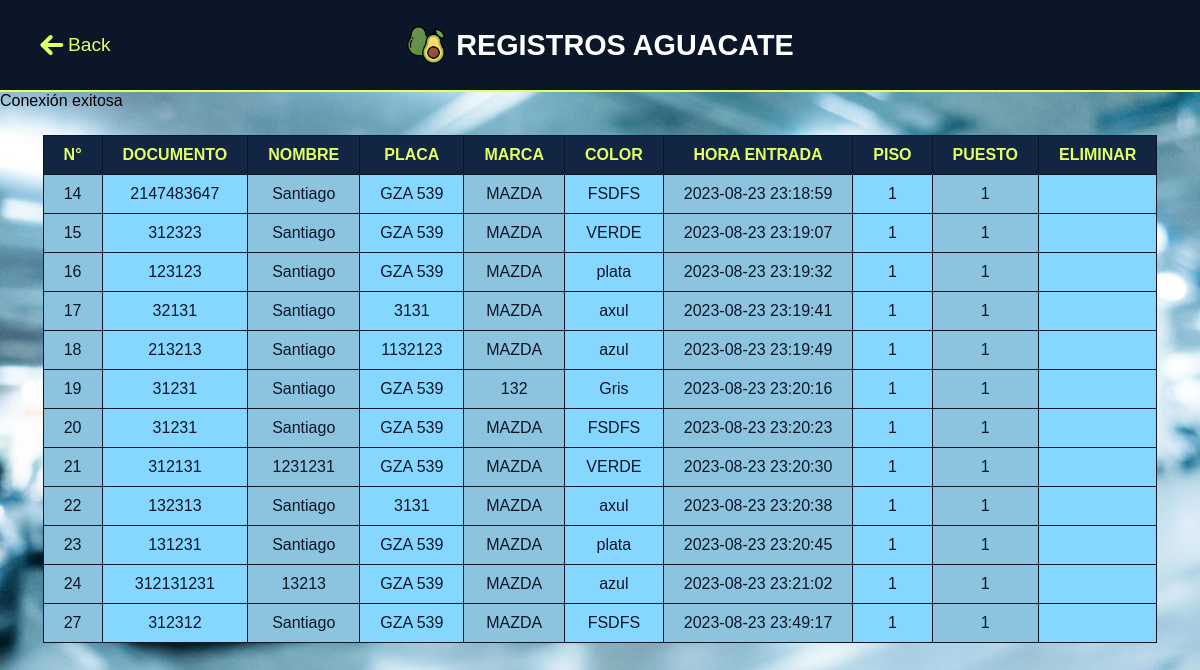
/aguacate/consulta_usu.php, run on the app's committed database.
### tables this page shows
CREATE TABLE `clientes` (
  `id_clientes` int(11) NOT NULL,
  `cedula` int(11) NOT NULL,
  `nombre` varchar(50) DEFAULT NULL
);

CREATE TABLE `autos` (
  `id_autos` int(11) NOT NULL,
  `placa` varchar(20) DEFAULT NULL,
  `marca` varchar(20) DEFAULT NULL,
  `color` varchar(20) DEFAULT NULL,
  `idCliente` int(11) NOT NULL
);

CREATE TABLE `parqueo` (
  `idParqueadero` int(11) NOT NULL,
  `id_Piso` int(11) NOT NULL,
  `idAuto` int(11) NOT NULL,
  `fechaIngreso` datetime NOT NULL,
  `fechaSalida` datetime NOT NULL
);

CREATE TABLE `pisos` (
  `idPiso` int(11) NOT NULL,
  `piso` int(11) NOT NULL
);

CREATE TABLE `puestos` (
  `id` int(11) NOT NULL,
  `puestos` int(11) DEFAULT NULL,
  `piso` int(11) NOT NULL,
  `estado` int(11) DEFAULT NULL
);

### aguacate/consulta_usu.php (the view, shortened to what this page needs)
<?php
require_once("conexion.php");
?>
<!DOCTYPE html>
<html lang="en">
<head>
    <link rel="stylesheet" href="css/style3.css">
</head>
<body>
    <header>
        <nav>
            <div class="aguacate">
                <div class="back">
                    <a class="atras" href="inicioAguacate.html"> Back</a>
                </div>
                <img class="icont" src="imagenes/2503796.png" alt="">
                <h1 class="titulo">REGISTROS AGUACATE</h1>
            </div>
        </nav>
    </header>
    <?php
    try {
        $conexionObj = new ConePDO();
        $conexion = $conexionObj->getConexion();
        $sql = "SELECT c.id_clientes, c.cedula, c.nombre, a.placa, a.marca, a.color, p.fechaIngreso, f.puestos, z.piso FROM clientes c
        INNER JOIN autos a ON c.id_clientes = a.idCliente
        INNER JOIN parqueo p ON a.id_autos = p.idAuto
        inner join puestos f  on p.id_piso = f.id
        inner join pisos z  on  f.piso = z.idPiso";
        $resultado = $conexion->prepare($sql);
        $resultado->execute();
    } catch (PDOException $e) {
        die('ALERTA DATOS NO ENCONTRADOS' . $e->getMessage());
    }
    ?>
    <div class="table-1">
        <table class="n1">
            <thead>
                <tr>
                    <th class="t1">N°</th>
                    <th class="t1">DOCUMENTO</th>
                    <th class="t1">NOMBRE</th>
                    <th class="t1">PLACA</th>
                    <th class="t1">MARCA</th>
                    <th class="t1">COLOR</th>
                    <th class="t1">HORA ENTRADA</th>
                    <th class="t1">PISO</th>
                    <th class="t1">PUESTO</th>
                    <th class="t1">ELIMINAR</th>
                </tr>
            </thead>
            <tbody>
                <?php
                while ($consulta = $resultado->fetch(PDO::FETCH_ASSOC)) {
                ?>
                    <tr>
                        <td class="t2"><?php echo $consulta['id_clientes'] ?></td>
                        <td class="t3"><?php echo $consulta['cedula'] ?></td>
                        <td class="t2"><?php echo $consulta['nombre'] ?></td>
                        <td class="t3"><?php echo $consulta['placa'] ?></td>
                        <td class="t2"><?php echo $consulta['marca'] ?></td>
                        <td class="t3"><?php echo $consulta['color'] ?></td>
                        <td class="t2"><?php echo $consulta['fechaIngreso'] ?></td>
                        <td class="t3"><?php echo $consulta['piso'] ?></td>
                        <td class="t2"><?php echo $consulta['puestos'] ?></td>
                        <td class="t3"><a href="comfirma.php?codigo=<?php echo $consulta['id_clientes'] ?>"><img src="imagenes/trash-can-solid.svg" alt="" width="30px"></a></td>
                    </tr>
            </tbody>
        <?php
                }
        ?>
    </div>
</body>
</html>

### aguacate/conexion.php (shortened to what this page needs)
<?php
class ConePDO {
    public function __construct() {
        try {
            echo "Conexión exitosa";
        } catch (PDOException $e) {
            echo "Error de conexión: " . $e->getMessage();
        }
    }
}
?>

### aguacate/css/style3.css (style rules this page uses)
* { padding: 0%; margin: 0%; font-family: "Poppins", sans-serif; }
html { scroll-behavior: smooth; }
.icont { width: 40px; margin-right: 10px; }
h1 { font-size: 1.8em; color: #ffffff; }
nav { display: flex; width: 100vw; height: 90px; background-color: #0b1629; text-align: center; align-items: center; justify-content: center; border-bottom: 2px solid #e2ff65; }
.aguacate { display: flex; text-align: center; align-items: center; justify-content: center; }
.back { left: 3%; display: flex; position: absolute; }
.atras { color: #e2ff65; font-size: 1.2em; justify-content: center; align-items: center; text-align: center; display: flex; width: 100%; height: 100%; text-decoration: none; }
.table-1 { color: #0b1629; justify-content: center; align-items:center ; display: flex; margin-top: 25px; }
.t1 { color: #e2ff65; border: 1px solid #0b1629;; padding: 10px 20px; background-color: #122543; font-weight: 600; }
.t2 { border: 1px solid #0b1629;; padding: 10px 20px; background-color: #8cc4df;; }
.t3 { border: 1px solid #0b1629;; padding: 10px 20px; background-color: #86d7ff;; }
.n1 { border-collapse: collapse; justify-items: center; text-align: center; }

### data on the page
clientes: id_clientes "14", cedula "2147483647", nombre "Santiago", autos.placa "GZA 539", autos.marca "MAZDA", autos.color "FSDFS", parqueo.fechaIngreso "2023-08-23 23:18:59", pisos.piso "1", puestos.puestos "1"
clientes: id_clientes "15", cedula "312323", nombre "Santiago", autos.placa "GZA 539", autos.marca "MAZDA", autos.color "VERDE", parqueo.fechaIngreso "2023-08-23 23:19:07", pisos.piso "1", puestos.puestos "1"
clientes: id_clientes "16", cedula "123123", nombre "Santiago", autos.placa "GZA 539", autos.marca "MAZDA", autos.color "plata", parqueo.fechaIngreso "2023-08-23 23:19:32", pisos.piso "1", puestos.puestos "1"
clientes: id_clientes "17", cedula "32131", nombre "Santiago", autos.placa "3131", autos.marca "MAZDA", autos.color "axul", parqueo.fechaIngreso "2023-08-23 23:19:41", pisos.piso "1", puestos.puestos "1"
clientes: id_clientes "18", cedula "213213", nombre "Santiago", autos.placa "1132123", autos.marca "MAZDA", autos.color "azul", parqueo.fechaIngreso "2023-08-23 23:19:49", pisos.piso "1", puestos.puestos "1"
clientes: id_clientes "19", cedula "31231", nombre "Santiago", autos.placa "GZA 539", autos.marca "132", autos.color "Gris", parqueo.fechaIngreso "2023-08-23 23:20:16", pisos.piso "1", puestos.puestos "1"
clientes: id_clientes "20", cedula "31231", nombre "Santiago", autos.placa "GZA 539", autos.marca "MAZDA", autos.color "FSDFS", parqueo.fechaIngreso "2023-08-23 23:20:23", pisos.piso "1", puestos.puestos "1"
clientes: id_clientes "21", cedula "312131", nombre "1231231", autos.placa "GZA 539", autos.marca "MAZDA", autos.color "VERDE", parqueo.fechaIngreso "2023-08-23 23:20:30", pisos.piso "1", puestos.puestos "1"
clientes: id_clientes "22", cedula "132313", nombre "Santiago", autos.placa "3131", autos.marca "MAZDA", autos.color "axul", parqueo.fechaIngreso "2023-08-23 23:20:38", pisos.piso "1", puestos.puestos "1"
clientes: id_clientes "23", cedula "131231", nombre "Santiago", autos.placa "GZA 539", autos.marca "MAZDA", autos.color "plata", parqueo.fechaIngreso "2023-08-23 23:20:45", pisos.piso "1", puestos.puestos "1"
clientes: id_clientes "24", cedula "312131231", nombre "13213", autos.placa "GZA 539", autos.marca "MAZDA", autos.color "azul", parqueo.fechaIngreso "2023-08-23 23:21:02", pisos.piso "1", puestos.puestos "1"
clientes: id_clientes "27", cedula "312312", nombre "Santiago", autos.placa "GZA 539", autos.marca "MAZDA", autos.color "FSDFS", parqueo.fechaIngreso "2023-08-23 23:49:17", pisos.piso "1", puestos.puestos "1"
